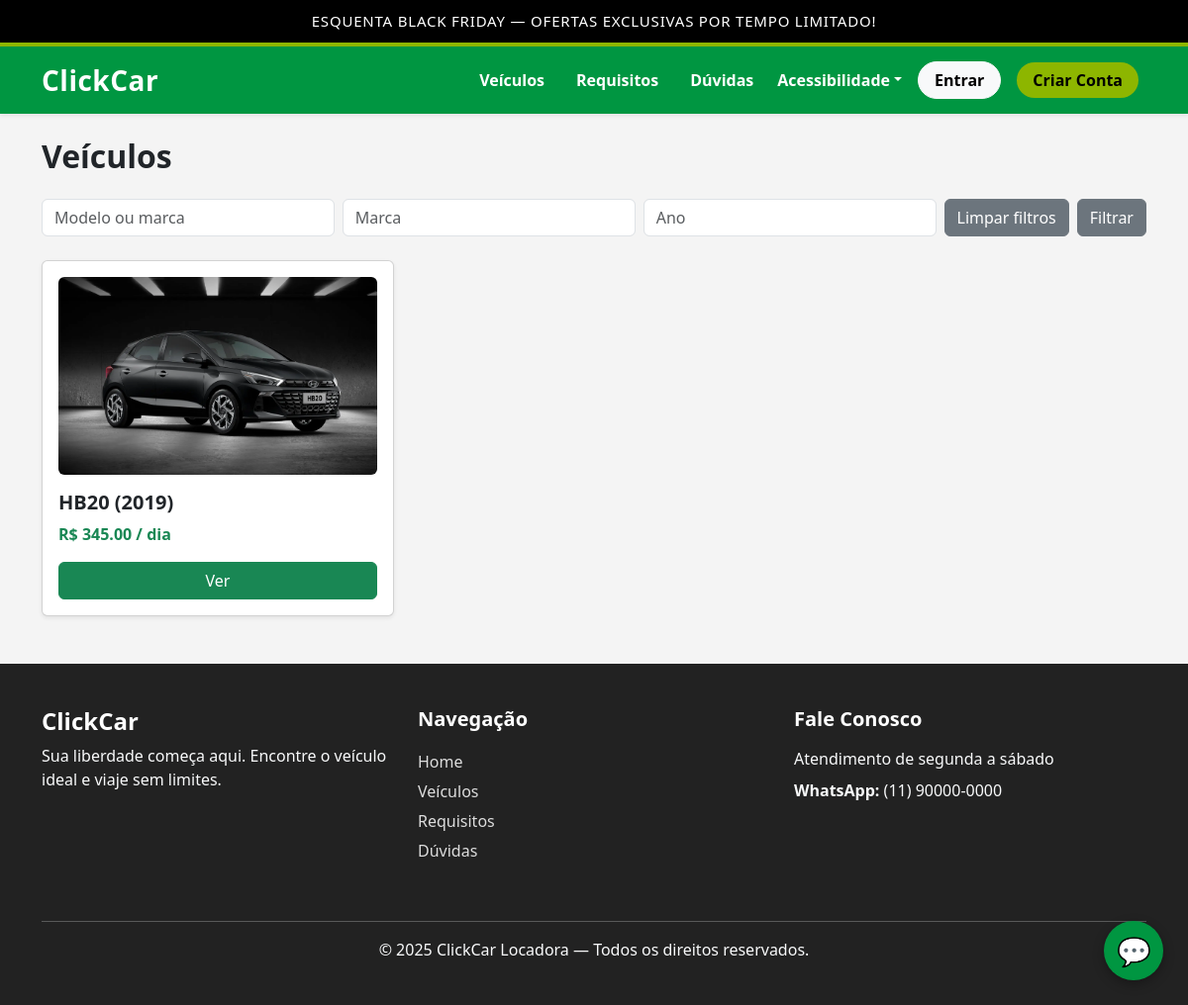
/veiculos?ano=2019, run on an earlier commit of the app's database.
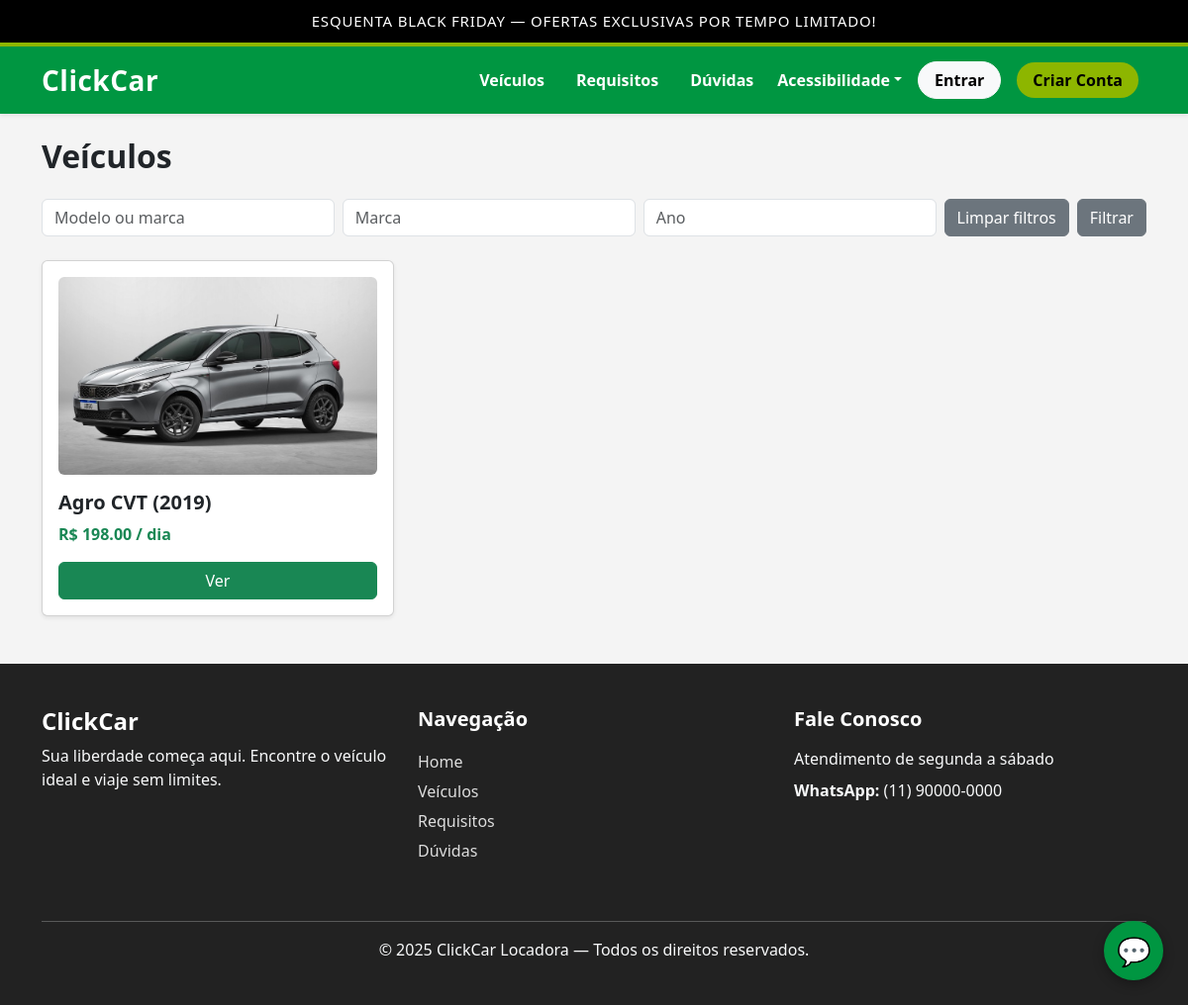
And on a later commit of the database.
### models/models.py (models this page shows)
class Veiculo(db.Model):
    __tablename__ = 'veiculos'
    id = db.Column(db.Integer, primary_key=True)
    modelo = db.Column(db.String(120), nullable=False)
    marca = db.Column(db.String(80), nullable=False)
    ano = db.Column(db.Integer, nullable=False)
    placa = db.Column(db.String(20), unique=True)
    cor = db.Column(db.String(30))
    tipo_id = db.Column(db.Integer, db.ForeignKey(
        'tipo_veiculo.id'), nullable=False)
    preco_por_dia = db.Column(db.Float, nullable=False)
    status = db.Column(db.String(30), default='disponivel')
    localizacao = db.Column(db.String(150))
    criado_em = db.Column(db.DateTime, default=datetime.utcnow)

class VehiclePhoto(db.Model):
    __tablename__ = 'vehicle_photos'
    id = db.Column(db.Integer, primary_key=True)
    veiculo_id = db.Column(db.Integer, db.ForeignKey(
        'veiculos.id'), nullable=False)
    filename = db.Column(db.String(200), nullable=False)
    veiculo = db.relationship("Veiculo", backref="fotos", lazy=True)

### controllers/controller.py (the view)
@main.route('/veiculos')
def listar_veiculos():
    q = request.args.get('q', type=str)
    marca = request.args.get('marca', type=str)
    ano = request.args.get('ano', type=int)
    query = Veiculo.query.filter(Veiculo.status == 'disponivel')
    if q:
        like = f"%{q}%"
        query = query.filter(
            (Veiculo.modelo.ilike(like)) |
            (Veiculo.marca.ilike(like))
        )
    if marca:
        query = query.filter(Veiculo.marca.ilike(f"%{marca}%"))
    if ano:
        query = query.filter(Veiculo.ano == ano)
    veiculos = query.all()
    return render_template('vehicles/list.html', veiculos=veiculos)

### templates/vehicles/list.html (shortened to what this page needs)
{% extends 'base.html' %}
{% block content %}
<h2 class="fw-bold mb-4">Veículos</h2>
<form method="GET" class="d-flex gap-2 mb-4">
    <input type="text" name="q" id="q" class="form-control" placeholder="Modelo ou marca">
    <input type="text" name="marca" id="marca" class="form-control" placeholder="Marca">
    <input type="number" name="ano" id="ano" class="form-control" placeholder="Ano">
    <button type="button" class="btn btn-secondary" id="clean_filter_btn" style="white-space: nowrap;">Limpar filtros</button>
    <button type="submit" class="btn btn-secondary">Filtrar</button>
</form>
<div class="row g-4">
    {% for v in veiculos %}
    <div class="col-md-4">
        <div class="card shadow-sm p-3">
            {% if v.fotos and v.fotos|length > 0 %}
                <img src="{{ url_for('static', filename='uploads/' ~ v.fotos[0].filename) }}"
                     class="card-img-top rounded mb-3"
                     style="height: 200px; object-fit: cover;">
            {% else %}
                <div class="bg-light border rounded d-flex justify-content-center align-items-center mb-3"
                     style="height:200px;">
                    <span class="text-muted">Sem foto</span>
                </div>
            {% endif %}
            <h5 class="fw-bold">{{ v.modelo }} ({{ v.ano }})</h5>
            <p class="text-success fw-semibold">R$ {{ "%.2f"|format(v.preco_por_dia) }} / dia</p>
            <a href="{{ url_for('main.ver_veiculo', id=v.id) }}" class="btn btn-success">Ver</a>        </div>
    </div>
    {% endfor %}
</div>
{% endblock %}

What changed in the data, as far as the page shows it:
no longer on this page (row edited): Veiculo: filename (picture), modelo "HB20", ano "2019", preco_por_dia "345.00"
added Veiculo: filename (picture), modelo "Agro CVT", ano "2019", preco_por_dia "198.00"
